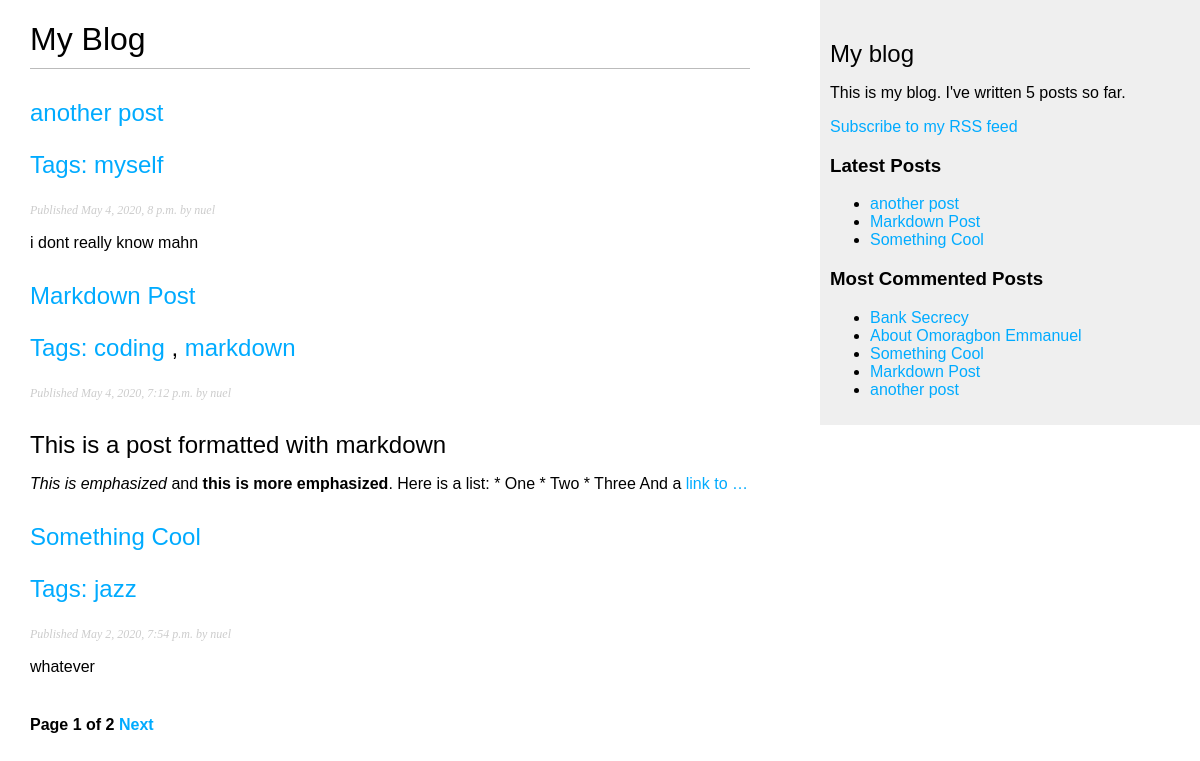
Screenshot of /blog/ with the database file from the repository.
### blog/models.py (models this page shows, shortened)
class Post(models.Model):
    STATUS_CHOICES = (
        ('draft','Draft'),
        ('pulished','Published'),
    )
    title = models.CharField(max_length=250)
    slug = models.SlugField(max_length = 250, unique_for_date='publish')
    author = models.ForeignKey(User,on_delete=models.CASCADE,related_name='blog_posts')
    body = models.TextField()
    publish = models.DateTimeField(default=timezone.now)
    created=models.DateTimeField(auto_now_add=True)
    updated = models.DateTimeField(auto_now=True)
    status = models.CharField(max_length=10, choices=STATUS_CHOICES, default='draft')
    objects = models.Manager() #the default manager.
    published = PublishedManager() #The custom manager.
    tags = TaggableManager()
    class Meta:
        ordering = ('-publish',)
    def get_absolute_url(self):
        return reverse('blog:post_detail',
                       args=[self.publish.year,
                             self.publish.month,
                             self.publish.day,
                             self.slug])

### blog/views.py (the view)
# urls.py: path('',views.post_list, name='post_list'),
def post_list(request, tag_slug=None):
 object_list = Post.published.all()
 tag = None
 if tag_slug:
     tag = get_object_or_404(Tag, slug=tag_slug)
     object_list = object_list.filter(tags__in=[tag])
 paginator = Paginator(object_list,3) #3 posts in each page
 page= request.GET.get('page')
 try:
     posts = paginator.page(page)
 except PageNotAnInteger:
    posts = paginator.page(1)
 except EmptyPage:
    posts = paginator.page(paginator.num_pages)
 return render(request,
               'blog/post/list.html',
               {'posts':posts,
                'page':page,
                'tag':tag} )

### blog/models.py (called while the page is built)
    def get_queryset(self):
        return super().get_queryset().filter(status='pulished')

### blog/templatetags/blog_tags.py (called while the page is built)
@register.simple_tag
def total_posts():
    return Post.published.count()

@register.inclusion_tag('blog/post/latest_posts.html')
def show_latest_posts(count=5):
    latest_posts = Post.published.order_by('-publish')[:count]
    return {'latest_posts':latest_posts}

@register.simple_tag
def get_most_commented_posts(count=5):
    return Post.published.annotate(
        total_comments = Count('comments')
    ).order_by('-total_comments')[:count]

@register.filter(name='markdown')
def markdown_format(text):
    return mark_safe(markdown.markdown(text))

### blog/templates/blog/post/list.html (shortened to what this page needs)
{% extends "blog/base.html" %}
{% load blog_tags %}
{% block content %}
    <h1>My Blog</h1>
    {% for post in posts %}
        <h2>
            <a href = "{{ post.get_absolute_url }}">
                {{ post.title }}
                <p class="tags">Tags:
                    {% for tag in post.tags.all %}
                    <a href="{%url 'blog:post_list_by_tag' tag.slug %}">
                        {{tag.name}}
                    </a>
                    {% if not forloop.last %}, {%endif%}
                    {%endfor%}
                </p>
            </a>
        </h2>
        <p class="date">
            Published {{ post.publish }} by {{post.author}}
        </p>
        {{ post.body|markdown|truncatewords:30}}
    {%endfor%}
    {%include "pagination.html" with page=posts %}
{%endblock%}

### blog/templates/blog/base.html (shortened to what this page needs)
{% load blog_tags %}
{% load static %}
<!DOCTYPE html>
<html>
    <head>
        <link href="{% static "css/blog.css" %}" rel="stylesheet">
    </head>
    <body>
        <div id="content">
            {% block content %}
            {% endblock %}
        </div>
        <div id="sidebar">
            <h2>My blog</h2>
            <p>This is my blog. I've written {% total_posts %} posts so far. </p>
            <p><a href="{%url 'blog:post_feed'%}">Subscribe to my RSS feed</a> </p>
            <h3>Latest Posts</h3>
            {% show_latest_posts 3 %}
            <h3>Most Commented Posts</h3>
            {%get_most_commented_posts as most_commented_posts%}
            <ul>
                {% for post in most_commented_posts %}
                    <li>
                        <a href="{{post.get_absolute_url}}">{{post.title}}</a>
                    </li>
                {%endfor%}
            </ul>
        </div>
    </body>
</html>

### blog/templates/pagination.html (shortened to what this page needs)
<div class="pagination">
    <span class="step-links">
        <span class="current">
            Page {{page.number}} of {{page.paginator.num_pages}}
        </span>
        {% if page.has_next %}
            <a href="?page={{ page.next_page_number }}">Next</a>
        {%endif%}
    </span>
</div>

### blog/templates/blog/post/latest_posts.html
<ul>
    {% for post in latest_posts %}
    <li>
        <a href="{{post.get_absolute_url}}">{{post.title}}</a>
    </li>
    {%endfor%}
</ul>

### blog/static/css/blog.css (style rules this page uses)
body { margin:0; padding:0; font-family:helvetica, sans-serif; }
a { color:#00abff; text-decoration:none; }
h1 { font-weight:normal; border-bottom:1px solid #bbb; padding:0 0 10px 0; }
h2 { font-weight:normal; margin:30px 0 0; }
#content { float:left; width:60%; padding:0 0 0 30px; }
#sidebar { float:right; width:30%; padding:10px; background:#efefef; height:100%; }
p.date { color:#ccc; font-family: georgia, serif; font-size: 12px; font-style: italic; }
.pagination { margin:40px 0; font-weight:bold; }

### rows the page displays
Post: title "another post", publish "May 4, 2020, 8 p.m.", author "nuel", body "i dont really know mahn"
Tag: name "myself"
Post: title "Markdown Post", publish "May 4, 2020, 7:12 p.m.", author "nuel", body "This is a post formatted with markdown This is emphasized and this is more emphasized . Here is a list: * One * Two * Three And a link to …"
Tag: name "coding"
Tag: name "markdown"
Post: title "Something Cool", publish "May 2, 2020, 7:54 p.m.", author "nuel", body "whatever"
Tag: name "jazz"
Post: title "Bank Secrecy"
Post: title "About Omoragbon Emmanuel"

### other values shown
{{ page.number }} "1"
{{ page.paginator.num_pages }} "2"
